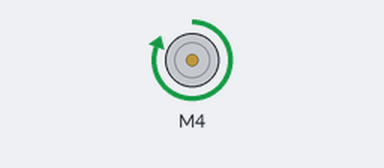
A sketch run on a simulated Arduino Uno, built with avr-gcc and run on an emulated ATmega328P. On the bench: DC motor (green arrow = forward, orange = backward, longer = faster).

Above: at 0.1 s.
Timing chart, 0 to 1.6 s (numbered marks = the images above):
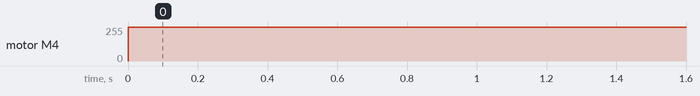

Measured:
- by itself, motor M4: stopped → forward 255/255 at 0.00 s

The sketch:

RunMotor.ino
```cpp
/*
 * APSC 101 Example Sketch
 *
 * M.Malik for APSC 101: 22-Sep-2023
 *
 * Simple example code for testing a DC Motor. Original code from Adafruit.
 *
 * To understand how to use the library methods, Read documentation on the AFMotor library at: https://learn.adafruit.com/afmotor-library-reference/af-dcmotor
 *
 */


#include <AFMotor.h>

/*
* You need to initialize an object of the AF_DCMotor class
* You need to use the port number that your motor/pump is connected to.
* Syntax: AF_DCMotor objname(motorport)
* Example: AF_DCMotor motor(1) for Motor/Pump connected to M1
* Example: AF_DCMotor xpump(3) for Motor/Pump connected to M3
*/
AF_DCMotor motor(4);

void setup() {
  //Serial.begin(9600);           // set up Serial library at 9600 bps -- **Ensure Serial Monitor also has baud rate set to 9600**
  //Serial.print("Starting motor.");
  motor.setSpeed(255);          // setSpeed() decides the speed at which the motor can run. This value can be between 0-255
  motor.run(FORWARD);           // run() decides the direction. This method also makes the motor move. So you need to call this fuction to get the motor started.
                                // run() can take values: FORWARD, BACKWARD or RELEASE(to stop the motor)

  /* A note on setSpeed():
  * As mentioned, it uses a 8-bit value (0-255).
  * This is mapped linearly with voltage applied to the motor.
  * Meaning, 0 is 0% power, 127 is 50% power, 255 is 100% power and so on.
  * You can slow down the motor/pump, but if you use a very small value,
  * the motor/pump will not have enough starting torque to run, especially if you have a gearbox connected.
  * Try out different values of setSpeed() to see how your motor reacts.
  */
}

void loop() {
  // In this example the code in setup() is enough to make the motor run. No need for loop()
}
```
